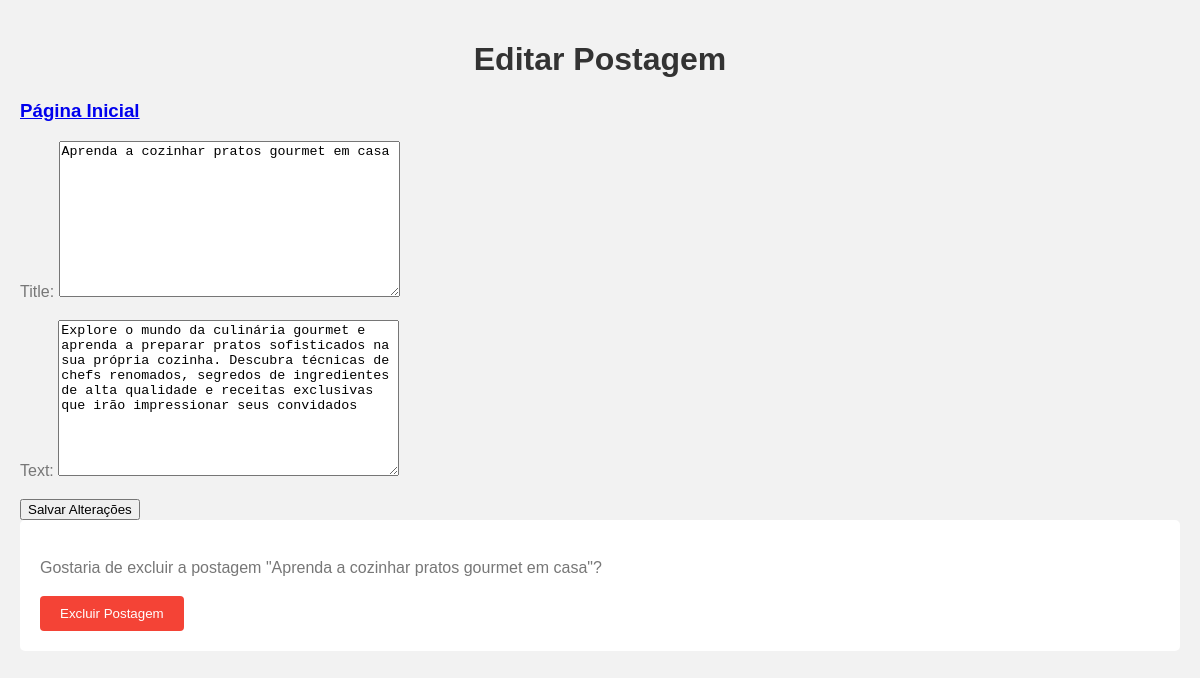
Page /edit_post/12/ (signed in) on the committed database.
### blogs/models.py (models this page shows, shortened)
class BlogPost(models.Model):
    title = models.TextField(max_length= 100)
    text = models.TextField()
    date_added = models.DateTimeField(auto_now_add=True)
    owner = models.ForeignKey(User, on_delete=models.CASCADE)

### blogs/views.py (the view)
# urls.py: path('edit_post/<int:post_id>/', views.edit_post, name='edit_post'),
@login_required(login_url='users:login')
def edit_post(request, post_id):
    post = get_object_or_404(BlogPost, id=post_id)
    if post.owner != request.user:
        raise Http404
    if request.method == 'POST':
        form = BlogPostForm(request.POST, instance=post)
        if form.is_valid():
            form.save()
            return redirect('blogs:index')
    else:
        form = BlogPostForm(instance=post)
    context = {'post': post, 'form': form}
    return render(request, 'blogs/edit_post.html', context)

### blogs/fomrs.py
class BlogPostForm(forms.ModelForm):
    class Meta:
        model = BlogPost
        fields = ['title', 'text']

### blogs/templates/blogs/edit_post.html (shortened to what this page needs)
<!DOCTYPE html>
<html>
<head>
</head>
<body>
    <h1>Editar Postagem</h1>
    <h3><a href="{% url 'blogs:index' %}">Página Inicial</a></h3>
    <form action="{% url 'blogs:edit_post' post.id %}" method="post">
        {{ form.as_p }}
        <button name="submit">Salvar Alterações</button>
    </form>
    <form action="{% url 'blogs:deletar_post' post.id %}"  method="post" class="delete-form-container">
        <p>Gostaria de excluir a postagem "{{ post.title }}"?</p>
        <button type="submit">Excluir Postagem</button>
    </form>
</body>
</html>

### blogs/templates/blogs/edit_post.html (style rules this page uses)
body { font-family: Arial, sans-serif; margin: 0; padding: 20px; background-color: #f2f2f2; }
h1 { text-align: center; color: #333; }
p { color: #777; line-height: 1.5; }
.delete-form-container { background-color: #fff; border-radius: 5px; padding: 20px; margin-bottom: 20px; }
.delete-form-container button { background-color: #f44336; color: white; padding: 10px 20px; border: none; border-radius: 4px; cursor: pointer; }

### rows in the picture
BlogPost: title "Aprenda a cozinhar pratos gourmet em casa", text "Explore o mundo da culinária gourmet e aprenda a preparar pratos sofisticados na sua própria cozinha. Descubra técnicas de chefs renomados, segredos de ingredientes de alta qualidade e receitas exclusivas que irão impressionar seus convidados"
